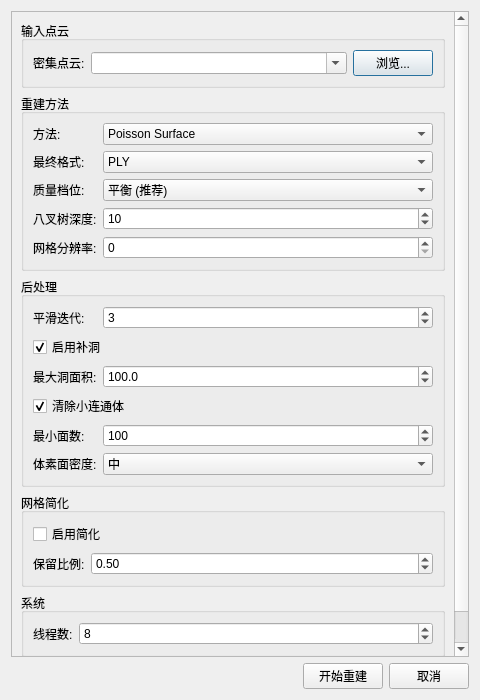
<?xml version="1.0" encoding="UTF-8"?>
<ui version="4.0">
 <class>MeshReconstructionDialog</class>
 <widget class="QDialog" name="MeshReconstructionDialog">
  <property name="geometry">
   <rect>
    <x>0</x>
    <y>0</y>
    <width>480</width>
    <height>700</height>
   </rect>
  </property>
  <property name="minimumSize">
   <size>
    <width>480</width>
    <height>0</height>
   </size>
  </property>
  <property name="windowTitle">
   <string>网格重建 (Mesh Reconstruction)</string>
  </property>
  <layout class="QVBoxLayout" name="mainLayout">
   <item>
    <widget class="QScrollArea" name="parameterScrollArea">
     <property name="widgetResizable">
      <bool>true</bool>
     </property>
     <widget class="QWidget" name="parameterScrollWidget">
      <layout class="QVBoxLayout" name="parameterLayout">
   <item>
    <widget class="QGroupBox" name="inputGroup">
     <property name="title">
      <string>输入点云</string>
     </property>
     <layout class="QFormLayout" name="inputForm">
      <item row="0" column="0">
       <widget class="QLabel" name="denseCloudLabel">
        <property name="text">
         <string>密集点云:</string>
        </property>
        <property name="buddy">
         <cstring>m_denseCloudCombo</cstring>
        </property>
       </widget>
      </item>
      <item row="0" column="1">
       <layout class="QHBoxLayout" name="denseCloudLayout">
        <property name="leftMargin">
         <number>0</number>
        </property>
        <property name="topMargin">
         <number>0</number>
        </property>
        <property name="rightMargin">
         <number>0</number>
        </property>
        <property name="bottomMargin">
         <number>0</number>
        </property>
        <item>
         <widget class="QComboBox" name="m_denseCloudCombo">
          <property name="sizePolicy">
           <sizepolicy hsizetype="Expanding" vsizetype="Fixed">
            <horstretch>0</horstretch>
            <verstretch>0</verstretch>
           </sizepolicy>
          </property>
          <property name="toolTip">
           <string>选择用于网格重建的密集点云文件（XYZ/PLY）。</string>
          </property>
          <property name="editable">
           <bool>true</bool>
          </property>
          <property name="insertPolicy">
           <enum>QComboBox::NoInsert</enum>
          </property>
         </widget>
        </item>
        <item>
         <widget class="QPushButton" name="m_browseDenseBtn">
          <property name="text">
           <string>浏览...</string>
          </property>
         </widget>
        </item>
       </layout>
      </item>
     </layout>
    </widget>
   </item>
   <item>
    <widget class="QGroupBox" name="methodGroup">
     <property name="title">
      <string>重建方法</string>
     </property>
     <layout class="QFormLayout" name="methodForm">
      <item row="0" column="0">
       <widget class="QLabel" name="methodLabel">
        <property name="text">
         <string>方法:</string>
        </property>
        <property name="buddy">
         <cstring>m_methodCombo</cstring>
        </property>
       </widget>
      </item>
      <item row="0" column="1">
       <widget class="QComboBox" name="m_methodCombo">
        <property name="toolTip">
         <string>Poisson: 全局封闭曲面，适合 watertight 模型; Delaunay: 快速但需后处理; Ball Pivoting: 保留细节但慢</string>
        </property>
        <item>
         <property name="text">
          <string>Poisson Surface</string>
         </property>
        </item>
        <item>
         <property name="text">
          <string>Delaunay Triangulation</string>
         </property>
        </item>
        <item>
         <property name="text">
          <string>Ball Pivoting</string>
         </property>
        </item>
       </widget>
      </item>
      <item row="1" column="0">
       <widget class="QLabel" name="outputFormatLabel">
        <property name="text">
         <string>最终格式:</string>
        </property>
        <property name="buddy">
         <cstring>m_outputFormatCombo</cstring>
        </property>
       </widget>
      </item>
      <item row="1" column="1">
       <widget class="QComboBox" name="m_outputFormatCombo">
        <property name="toolTip">
         <string>最终模型输出格式。PLY 为默认；OBJ 适合带纹理输出。</string>
        </property>
        <item>
         <property name="text">
          <string>PLY</string>
         </property>
        </item>
        <item>
         <property name="text">
          <string>OBJ</string>
         </property>
        </item>
       </widget>
      </item>
      <item row="2" column="0">
       <widget class="QLabel" name="qualityProfileLabel">
        <property name="text">
         <string>质量档位:</string>
        </property>
        <property name="buddy">
         <cstring>m_qualityProfileCombo</cstring>
        </property>
       </widget>
      </item>
      <item row="2" column="1">
       <widget class="QComboBox" name="m_qualityProfileCombo">
        <property name="toolTip">
         <string>控制网格重建参数组合：细节优先更清晰，轻量模式更省面数和时间。</string>
        </property>
        <property name="currentIndex">
         <number>1</number>
        </property>
        <item>
         <property name="text">
          <string>细节优先 (清晰度高)</string>
         </property>
        </item>
        <item>
         <property name="text">
          <string>平衡 (推荐)</string>
         </property>
        </item>
        <item>
         <property name="text">
          <string>轻量 (更快/更少面)</string>
         </property>
        </item>
       </widget>
      </item>
      <item row="3" column="0">
       <widget class="QLabel" name="octreeDepthLabel">
        <property name="text">
         <string>八叉树深度:</string>
        </property>
        <property name="buddy">
         <cstring>m_octreeDepthSpin</cstring>
        </property>
       </widget>
      </item>
      <item row="3" column="1">
       <widget class="QSpinBox" name="m_octreeDepthSpin">
        <property name="toolTip">
         <string>Poisson 八叉树深度。★ 推荐 10; 增大提升细节但指数级增加内存</string>
        </property>
        <property name="minimum">
         <number>4</number>
        </property>
        <property name="maximum">
         <number>14</number>
        </property>
        <property name="value">
         <number>10</number>
        </property>
       </widget>
      </item>
      <item row="4" column="0">
       <widget class="QLabel" name="meshResLabel">
        <property name="text">
         <string>网格分辨率:</string>
        </property>
        <property name="buddy">
         <cstring>m_meshResSpin</cstring>
        </property>
       </widget>
      </item>
      <item row="4" column="1">
       <widget class="QDoubleSpinBox" name="m_meshResSpin">
        <property name="toolTip">
         <string>目标网格分辨率 (0=自动，建议 128~512)</string>
        </property>
        <property name="decimals">
         <number>0</number>
        </property>
        <property name="maximum">
         <double>1024.000000000000000</double>
        </property>
        <property name="singleStep">
         <double>32.000000000000000</double>
        </property>
       </widget>
      </item>
     </layout>
    </widget>
   </item>
   <item>
    <widget class="QGroupBox" name="postProcessGroup">
     <property name="title">
      <string>后处理</string>
     </property>
     <layout class="QFormLayout" name="postProcessForm">
      <item row="0" column="0">
       <widget class="QLabel" name="smoothIterLabel">
        <property name="text">
         <string>平滑迭代:</string>
        </property>
        <property name="buddy">
         <cstring>m_smoothIterSpin</cstring>
        </property>
       </widget>
      </item>
      <item row="0" column="1">
       <widget class="QSpinBox" name="m_smoothIterSpin">
        <property name="toolTip">
         <string>Taubin 平滑迭代次数。★ 推荐 2~4</string>
        </property>
        <property name="maximum">
         <number>50</number>
        </property>
        <property name="value">
         <number>3</number>
        </property>
       </widget>
      </item>
      <item row="1" column="0" colspan="2">
       <widget class="QCheckBox" name="m_holeFillCheck">
        <property name="text">
         <string>启用补洞</string>
        </property>
        <property name="checked">
         <bool>true</bool>
        </property>
       </widget>
      </item>
      <item row="2" column="0">
       <widget class="QLabel" name="maxHoleSizeLabel">
        <property name="text">
         <string>最大洞面积:</string>
        </property>
        <property name="buddy">
         <cstring>m_maxHoleSizeSpin</cstring>
        </property>
       </widget>
      </item>
      <item row="2" column="1">
       <widget class="QDoubleSpinBox" name="m_maxHoleSizeSpin">
        <property name="toolTip">
         <string>最大补洞面积 (面数)。超过此值的洞不补</string>
        </property>
        <property name="decimals">
         <number>1</number>
        </property>
        <property name="maximum">
         <double>100000.000000000000000</double>
        </property>
        <property name="value">
         <double>100.000000000000000</double>
        </property>
       </widget>
      </item>
      <item row="3" column="0" colspan="2">
       <widget class="QCheckBox" name="m_cleanCheck">
        <property name="toolTip">
         <string>移除面数少于阈值的孤立碎片</string>
        </property>
        <property name="text">
         <string>清除小连通体</string>
        </property>
        <property name="checked">
         <bool>true</bool>
        </property>
       </widget>
      </item>
      <item row="4" column="0">
       <widget class="QLabel" name="minFacesLabel">
        <property name="text">
         <string>最小面数:</string>
        </property>
        <property name="buddy">
         <cstring>m_minFacesSpin</cstring>
        </property>
       </widget>
      </item>
      <item row="4" column="1">
       <widget class="QSpinBox" name="m_minFacesSpin">
        <property name="toolTip">
         <string>小于此面数的连通体将被移除</string>
        </property>
        <property name="minimum">
         <number>1</number>
        </property>
        <property name="maximum">
         <number>100000</number>
        </property>
        <property name="value">
         <number>100</number>
        </property>
       </widget>
      </item>
      <item row="5" column="0">
       <widget class="QLabel" name="voxelDensityLabel">
        <property name="text">
         <string>体素面密度:</string>
        </property>
        <property name="buddy">
         <cstring>m_voxelDensityCombo</cstring>
        </property>
       </widget>
      </item>
      <item row="5" column="1">
       <widget class="QComboBox" name="m_voxelDensityCombo">
        <property name="toolTip">
         <string>仅对封闭体 3D 重建分支生效。粗=更少小三角，细=保留更多细节。</string>
        </property>
        <property name="currentIndex">
         <number>1</number>
        </property>
        <item>
         <property name="text">
          <string>粗 (更少三角)</string>
         </property>
        </item>
        <item>
         <property name="text">
          <string>中</string>
         </property>
        </item>
        <item>
         <property name="text">
          <string>细 (更多细节)</string>
         </property>
        </item>
       </widget>
      </item>
     </layout>
    </widget>
   </item>
   <item>
    <widget class="QGroupBox" name="decimateGroup">
     <property name="title">
      <string>网格简化</string>
     </property>
     <layout class="QFormLayout" name="decimateForm">
      <item row="0" column="0" colspan="2">
       <widget class="QCheckBox" name="m_decimateCheck">
        <property name="toolTip">
         <string>用二次误差度量 (QEM) 减少三角面数</string>
        </property>
        <property name="text">
         <string>启用简化</string>
        </property>
       </widget>
      </item>
      <item row="1" column="0">
       <widget class="QLabel" name="decimateRatioLabel">
        <property name="text">
         <string>保留比例:</string>
        </property>
        <property name="buddy">
         <cstring>m_decimateRatioSpin</cstring>
        </property>
       </widget>
      </item>
      <item row="1" column="1">
       <widget class="QDoubleSpinBox" name="m_decimateRatioSpin">
        <property name="toolTip">
         <string>目标保留比例。0.5 表示保留50%的面</string>
        </property>
        <property name="decimals">
         <number>2</number>
        </property>
        <property name="minimum">
         <double>0.010000000000000</double>
        </property>
        <property name="maximum">
         <double>1.000000000000000</double>
        </property>
        <property name="value">
         <double>0.500000000000000</double>
        </property>
       </widget>
      </item>
     </layout>
    </widget>
   </item>
   <item>
    <widget class="QGroupBox" name="systemGroup">
     <property name="title">
      <string>系统</string>
     </property>
     <layout class="QFormLayout" name="systemForm">
      <item row="0" column="0">
       <widget class="QLabel" name="threadsLabel">
        <property name="text">
         <string>线程数:</string>
        </property>
        <property name="buddy">
         <cstring>m_threadsSpin</cstring>
        </property>
       </widget>
      </item>
      <item row="0" column="1">
       <widget class="QSpinBox" name="m_threadsSpin">
        <property name="minimum">
         <number>1</number>
        </property>
        <property name="maximum">
         <number>128</number>
        </property>
        <property name="value">
         <number>8</number>
        </property>
       </widget>
      </item>
     </layout>
    </widget>
   </item>
   <item>
   <widget class="QLabel" name="m_infoLabel">
     <property name="text">
      <string>输出: 项目目录下的 mesh 文件</string>
     </property>
    </widget>
   </item>
      </layout>
     </widget>
    </widget>
   </item>
   <item>
    <layout class="QHBoxLayout" name="buttonLayout">
     <item>
      <spacer name="buttonSpacer">
       <property name="orientation">
        <enum>Qt::Horizontal</enum>
       </property>
       <property name="sizeHint" stdset="0">
        <size>
         <width>40</width>
         <height>20</height>
        </size>
       </property>
      </spacer>
     </item>
     <item>
      <widget class="QPushButton" name="m_runBtn">
       <property name="text">
        <string>开始重建</string>
       </property>
      </widget>
     </item>
     <item>
      <widget class="QPushButton" name="m_cancelBtn">
       <property name="text">
        <string>取消</string>
       </property>
      </widget>
     </item>
    </layout>
   </item>
  </layout>
 </widget>
 <resources/>
 <connections/>
</ui>
